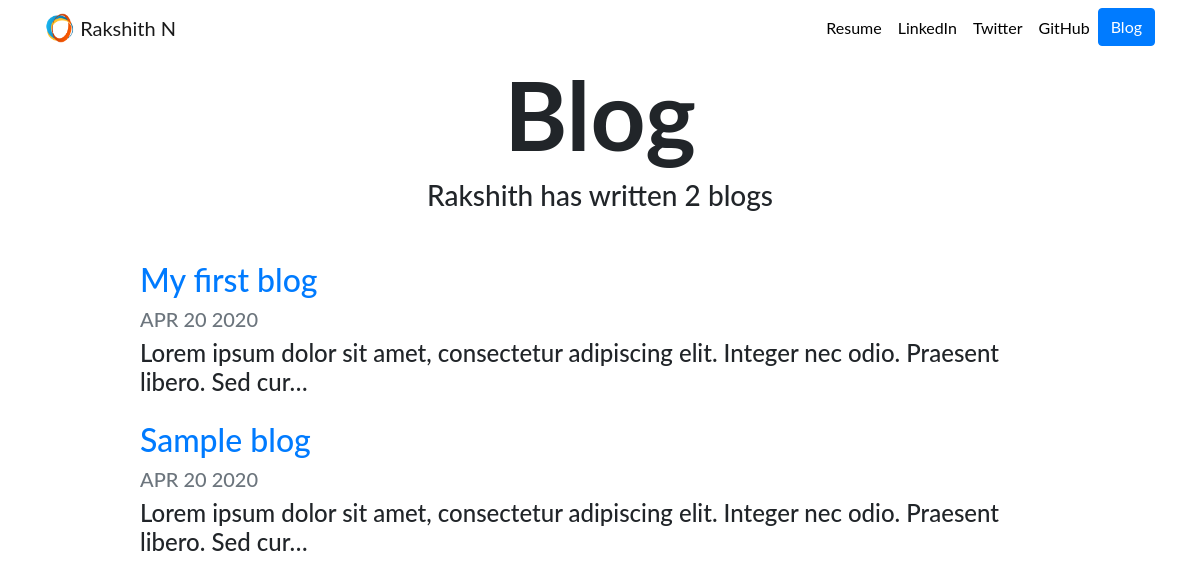
Screenshot of /blog/ with the database file from the repository.
### blog/models.py (models this page shows, shortened)
class BlogProject(models.Model):
    title = models.CharField(max_length=200)
    description = models.TextField()
    date = models.DateField(datetime.datetime.now())

### blog/views.py (the view)
# urls.py: path('', views.blog_home, name='blog_home'),
def blog_home(request):
    blog_model = BlogProject.objects.order_by('-date')
    return render(request, 'blog/blog_home.html', {'blogs': blog_model})

### blog/templates/blog/blog_home.html
{% extends "portfolio/base.html" %}
{% load static %}
{% block content %}
<h1 id="blogtitle" class="font-weight-bold text-center">Blog</h1>
<h3 class="text-center mb-5">Rakshith has written {{ blogs.count }} blog{{ blogs.count|pluralize }}</h3>
{% for blog in blogs %}
<div class="row justify-content-center my-3">
  <div class="col-md-10">
    <a href="{% url 'blog:details' blog.id %}">
      <h2>{{ blog.title }}</h2>
    </a>
    <h5 class="text-muted">{{ blog.date|date:'M d Y'|upper }}</h5>
    <h4>{{ blog.description|striptags|truncatechars:100 }}</h4>
  </div>
</div>
{% endfor %}
{% endblock %}

### portfolio/static/portfolio/custom.css (style rules this page uses)
body { font-family: 'Lato', sans-serif; }
#blogtitle { font-size: 6rem; }

### rows the page displays
BlogProject: title "My first blog", date "APR 20 2020", description "Lorem ipsum dolor sit amet, consectetur adipiscing elit. Integer nec odio. Praesent libero. Sed cur…"
BlogProject: title "Sample blog", date "APR 20 2020", description "Lorem ipsum dolor sit amet, consectetur adipiscing elit. Integer nec odio. Praesent libero. Sed cur…"

### other values shown
{{ blogs.count }} "2"
